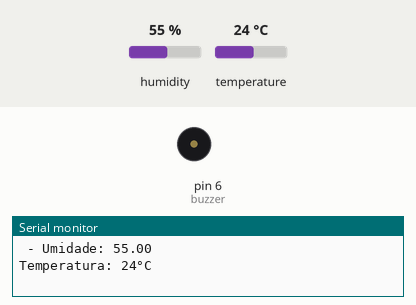
The sketch below on a simulated Arduino Uno, built with avr-gcc and run on an emulated ATmega328P. On the bench: buzzer (waves = sounding), the last lines printed to the serial monitor. The inputs (shaded band) are chosen by the test bench; at power-on: temperature 24 °C, humidity 55 %.

Above: at 3.2 s.
3.3 s: temperature set to 41 °C
At 4.5 s:
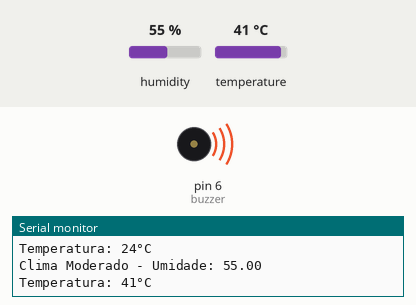
6.1 s: temperature set to 38 °C
At 11.0 s:
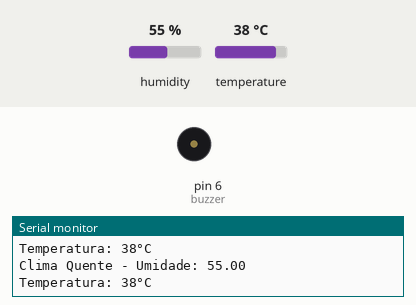
Timing chart, 0 to 17.5 s (numbered marks = the images above; inputs shaded):
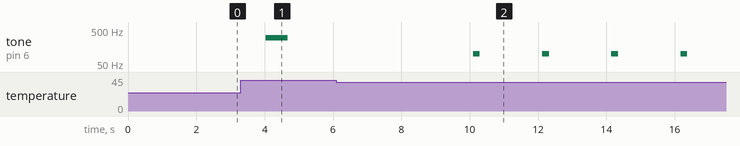

Measured:
- the behaviour switches between 40 and 39 °C on temperature (found by bisection; images 1 and 2)
- after the input at 6.1 s, tone on pin 6 (buzzer): alternates 100 Hz for 0.20 s and silent for 1.8 s, starting after 4.0 s

The sketch:

SensorTemperatura.ino
```cpp
#include "dht.h"

int buzzer = 6;
int pinSensor = A2;

dht DHT;
void setup() {
 Serial.begin(9600);
 inicializa_componente(buzzer,OUTPUT);
 delay(2000); //Tempo antes de iniciar
}

void loop() {
controla_temperatura();
}

void inicializa_componente(int comp,int operacao){
  pinMode(comp, operacao);
}
int temperatura(){
  DHT.read11(pinSensor);//Leitura do componente na porta analógica especificada
  Serial.print(" - ");
  Serial.print("Umidade: ");
  Serial.println(DHT.humidity);
  Serial.print("Temperatura: ");
  Serial.print(DHT.temperature, 0);
  Serial.println("°C");
  delay(2000);
  return DHT.temperature;
}
void controla_temperatura(){
  int temp = temperatura();
  if(temp < 10){
    Serial.print("Clima Frio");
    tone(buzzer,400,1000);
  }
  else if(temp >= 10 && temp <25){
    Serial.print("Clima Moderado");
    tone(buzzer,300,650);
  }
  else if(temp >= 25 && temp <40){
    Serial.print("Clima Quente");
    tone(buzzer,100,200);
  }
  else{
    noTone(buzzer);
  }
}
```
